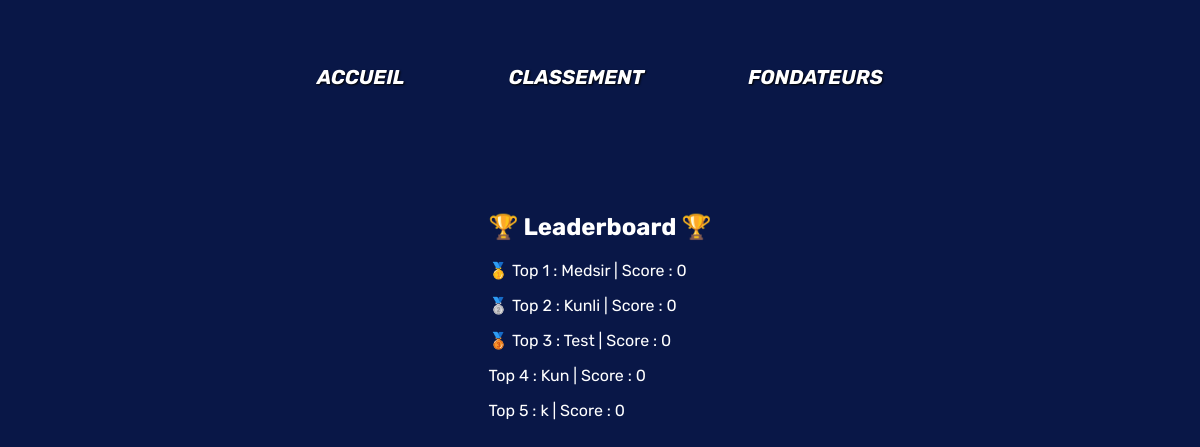
The page /leaderboard on the database as committed earlier.
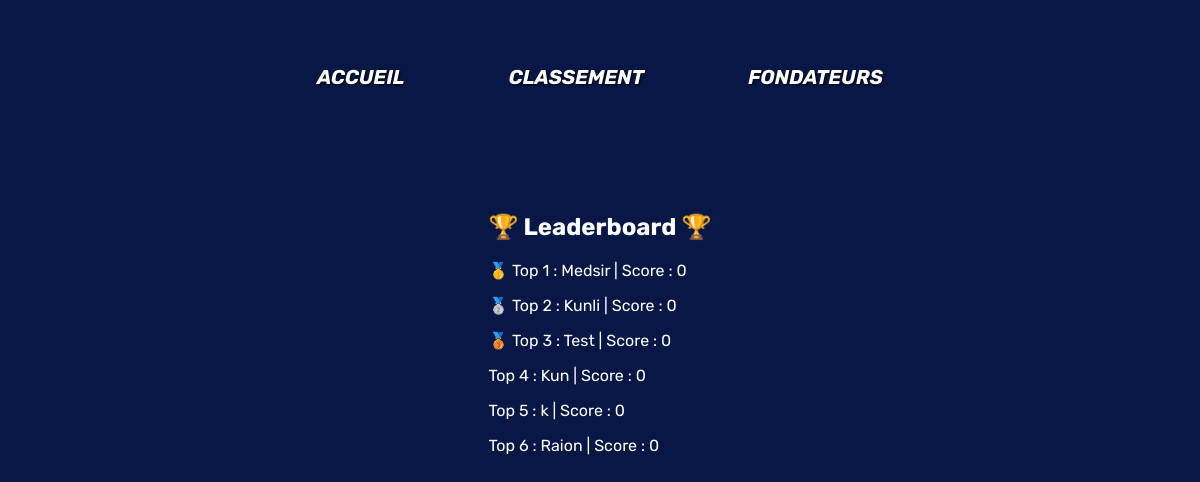
The same page on the database as committed later.
### tables this page shows
CREATE TABLE users (
    id INTEGER PRIMARY KEY AUTOINCREMENT,
    username TEXT NOT NULL,
    email TEXT NOT NULL,
    password TEXT NOT NULL,
    nb_parties INTEGER,
    nb_victoires_classique INTEGER,
    nb_victoires_tournois INTEGER,
    taux_victoire INTEGER,
    rang TEXT,
    score_total INTEGER,
    niveau INTEGER,
    avatar TEXT

);

CREATE TABLE leaderboard (
    id INT PRIMARY KEY,
    score TEXT NOT NULL,
    FOREIGN KEY (id) REFERENCES users(id)
    
);

### main.py (the view)
@app.route("/leaderboard")
def leaderboard():
    leaderboard_list = get_leaderboard()
    return render_template("./leaderboard.html", leaderboard=leaderboard_list, iter_liste=range(len(leaderboard_list)))

### kfonctions.py (called while the page is built)
def get_leaderboard()->list[tuple]:
    try:
        con = sqlite3.connect("./database/database.db")
        cur = con.cursor()
        sqlreq = f"SELECT score, username FROM leaderboard JOIN users ON users.id = leaderboard.id ORDER BY score DESC"
        res = cur.execute(sqlreq)
        reslist = res.fetchall()
        con.close()
        print("test", reslist)
        if(len(reslist) > 10):
            return reslist[0:9]
        else:
            return reslist
    except Exception as erreur:
        print("Erreur dans get_leaderboard() :", erreur)
        return []

### templates/leaderboard.html (shortened to what this page needs)
<!DOCTYPE html>
<html>
<head>
    <link rel="stylesheet" href="{{url_for('static', filename='leaderboard.css')}}">
</head>
<body class="leaderboard_body">
    <div class="haut_de_page">
        <div class="container_main">
            <div class="header">
                <a class="header_link" href="/">ACCUEIL</a>
                <a class="header_link" href="leaderboard">CLASSEMENT</a>
                <a class="header_link" href="/">FONDATEURS</a>
            </div>
            <div class="leaderboard_container">
                <div class="leaderboard">
                    <h2 class="leaderboard_title"> 🏆 Leaderboard 🏆 </h2>
                    {% for i in iter_liste %}
                        {% if i == 0 : %}
                        <p> 🥇 Top {{i+1}} : {{leaderboard[i][1]}} | Score : {{leaderboard[i][0]}}</p>
                        {% elif i == 1 %}
                        <p> 🥈 Top {{i+1}} : {{leaderboard[i][1]}} | Score : {{leaderboard[i][0]}}</p>
                        {% elif i == 2 %}
                        <p> 🥉 Top {{i+1}} : {{leaderboard[i][1]}} | Score : {{leaderboard[i][0]}}</p>
                        {% else %}
                        <p> Top {{i+1}} : {{leaderboard[i][1]}} | Score : {{leaderboard[i][0]}}</p>
                        {% endif %}
                    {% endfor %}
                </div>
            </div>
            </div>
</body>
</html>

### static/leaderboard.css (style rules this page uses)
body { background-color: rgb(9, 23, 71); }
html { scroll-behavior: smooth; }
.container_main { padding: 65px 80px 160px; background-size: cover; animation-timeline: scroll(); }
.header { font-family: 'Rubik', sans-serif; font-weight:bolder; font-style: italic; display: flex; justify-content: center; font-size: 20px; }
.header_link { color: white; text-decoration: none; margin-inline: 5%; text-shadow: 1px 1px 2px black; }
.leaderboard_container { margin: 10%; display: flex; justify-content: center; }
.leaderboard { color:white; font-family: 'Rubik', sans-serif;; }

### static/styles.css (style rules this page uses)
html { height: 100%; }
body { margin: 0px; height: 100%; }

Rows that differ between the two databases and show on the page:
added users: username "Raion"
added leaderboard: score "0"
Other text that changed with them:
new list line: "Top 6 : | Score :"
